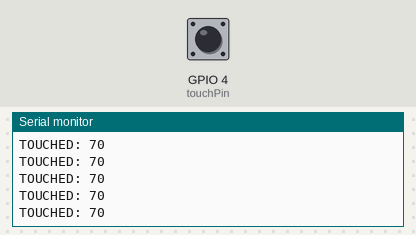
The sketch below on a simulated ESP32. Parts: the last lines printed to the serial monitor. The inputs (shaded band) are chosen by the test bench; at power-on: GPIO 4 (touchPin) HIGH.

Above: at 1.2 s.
1.3 s: GPIO 4 (touchPin) pulled LOW for 0.25 s
At 1.56 s:
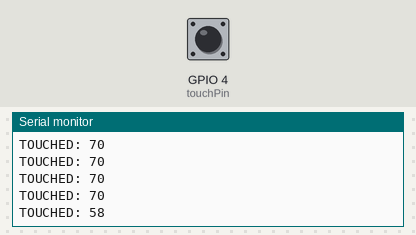
3.0 s: GPIO 4 (touchPin) pulled LOW for 1 s
At 3.36 s:
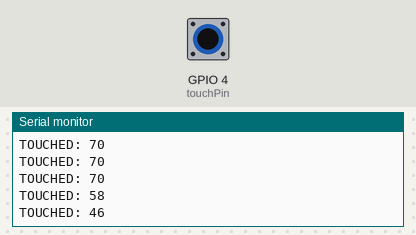
Timing chart, 0 to 6.0 s (numbered marks = the images above; inputs shaded):
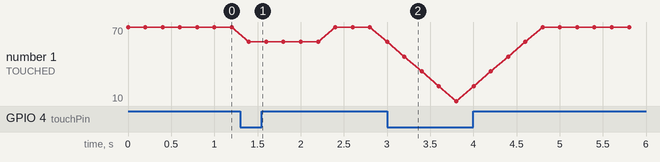

The sketch:

sensingcode.ino
```cpp
const int touchPin = 4;
const int threshold = 800;

// Moving average filter settings
const int numSamples = 5;
int readings[numSamples];
int sampleIndex = 0;
long total = 0;
int sampleCount = 0;

void setup() {
  Serial.begin(115200);

  Serial.println("ESP32 Touch Sensor Started");

  // Initialize filter
  for (int i = 0; i < numSamples; i++) {
    readings[i] = 0;
  }
}

void loop() {

  // 1. Read touch sensor
  int touchValue = touchRead(touchPin);

  // 2. Update moving average filter
  total -= readings[sampleIndex];

  readings[sampleIndex] = touchValue;
  total += touchValue;

  // 3. Count actual samples
  if (sampleCount < numSamples) {
    sampleCount++;
  }

  // 4. Move to next sample position
  sampleIndex = (sampleIndex + 1) % numSamples;

  // 5. Calculate moving average
  int averageValue = total / sampleCount;

  // 6. Detect touch
  if (averageValue > threshold) {
    Serial.print("NOT TOUCHED: ");
    Serial.println(averageValue);
  }
  else {
    Serial.print("TOUCHED: ");
    Serial.println(averageValue);
  }

  delay(200);
}
```

Measured:
- after the input at 1.3 s, the serial monitor: prints a new line after 0.10 s (image 1)
- after the input at 3.0 s, the serial monitor: prints a new line after 0.20 s (image 2)
